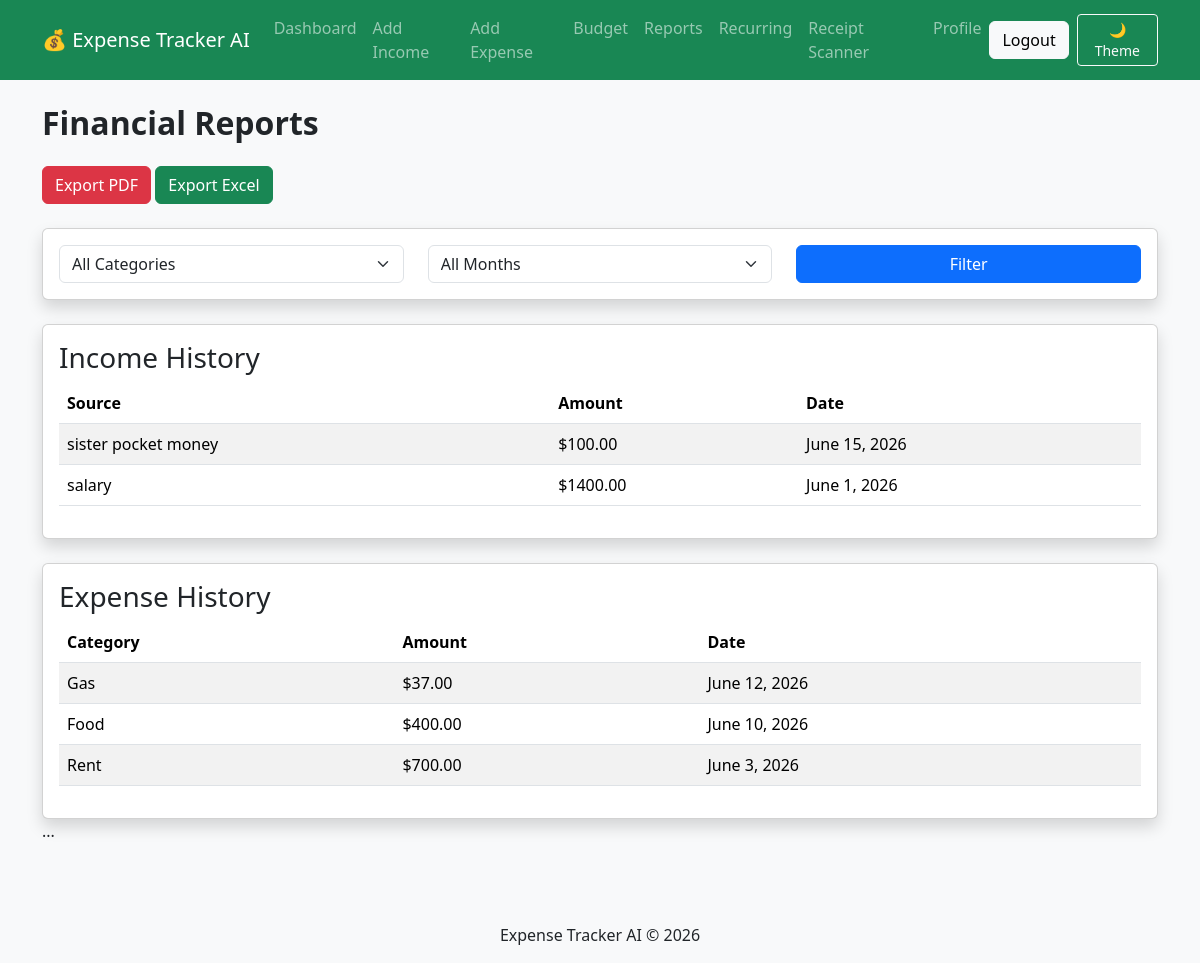
/reports/ (signed in), run on an earlier commit of the app's database.
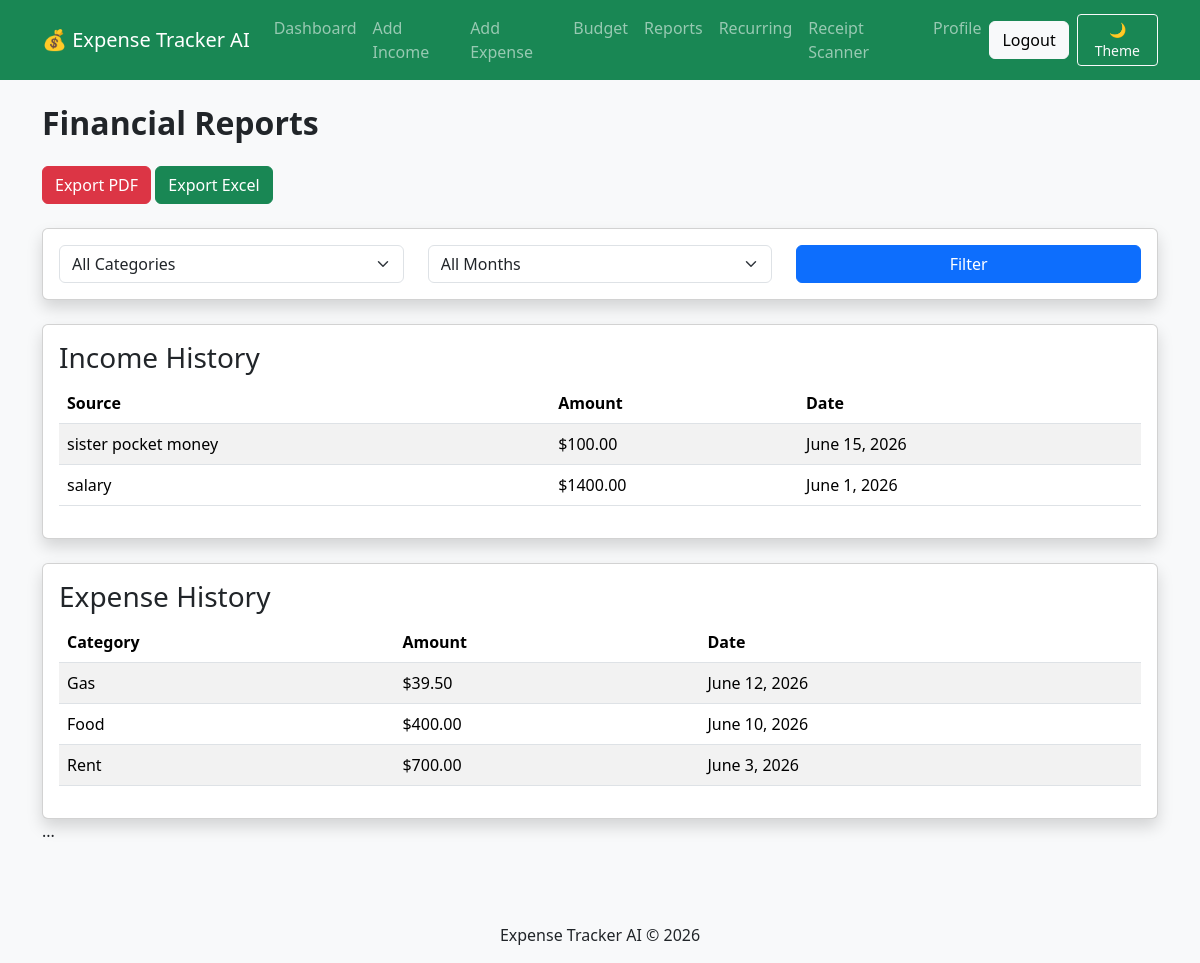
And on a later commit of the database.
### tracker/models.py (models this page shows, shortened)
class Income(models.Model):
    user = models.ForeignKey(
        User,
        on_delete=models.CASCADE
    )
    source = models.CharField(
        max_length=100
    )
    amount = models.DecimalField(
        max_digits=10,
        decimal_places=2
    )
    date = models.DateField()

class Expense(models.Model):
    CATEGORY_CHOICES = [
        ('Food', 'Food'),
        ('Rent', 'Rent'),
        ('Gas', 'Gas'),
        ('Shopping', 'Shopping'),
        ('Bills', 'Bills'),
        ('Travel', 'Travel'),
        ('Healthcare', 'Healthcare'),
        ('Other', 'Other'),
    ]
    user = models.ForeignKey(
        User,
        on_delete=models.CASCADE
    )
    category = models.CharField(
        max_length=50,
        choices=CATEGORY_CHOICES
    )
    amount = models.DecimalField(
        max_digits=10,
        decimal_places=2
    )
    date = models.DateField()
    description = models.CharField(
        max_length=200
    )

### tracker/views.py (the view)
@login_required
def reports(request):
    incomes = Income.objects.filter(
        user=request.user
    ).order_by("-date")
    expenses = Expense.objects.filter(
        user=request.user
    ).order_by("-date")
    category = request.GET.get("category")
    month = request.GET.get("month")
    if category:
        expenses = expenses.filter(
            category=category
        )
    if month:
        expenses = expenses.filter(
            date__month=month
        )
    context = {
        "incomes": incomes,
        "expenses": expenses,
        "categories": Expense.CATEGORY_CHOICES,
    }
    return render(
        request,
        "reports.html",
        context,
    )

### templates/reports.html (shortened to what this page needs)
{% extends 'base.html' %}
{% block content %}
<h2 class="mb-4">
    Financial Reports
</h2>
<a
    href="/export/pdf/"
    class="btn btn-danger mb-4">
    Export PDF
</a>
<a
    href="/export/excel/"
    class="btn btn-success mb-4">
    Export Excel
</a>
<div class="card shadow mb-4">
    <div class="card-body">
        <form method="GET">
            <div class="row">
                <div class="col-md-4">
                    <select
                        name="category"
                        class="form-select">
                        <option value="">
                            All Categories
                        </option>
                    </select>
                </div>
                <div class="col-md-4">
                    <select
                        name="month"
                        class="form-select">
                        <option value="">
                            All Months
                        </option>
                    </select>
                </div>
                <div class="col-md-4">
                    <button
                        type="submit"
                        class="btn btn-primary w-100">
                        Filter
                    </button>
                </div>
            </div>
        </form>
    </div>
</div>
<div class="card shadow mb-4">
    <div class="card-body">
        <h3>
            Income History
        </h3>
        <table class="table table-striped">
            <thead>
                <tr>
                    <th>Source</th>
                    <th>Amount</th>
                    <th>Date</th>
                </tr>
            </thead>
            <tbody>
                {% for income in incomes %}
                <tr>
                    <td>{{ income.source }}</td>
                    <td>${{ income.amount }}</td>
                    <td>{{ income.date }}</td>
                </tr>
                {% empty %}
                <tr>
                    <td colspan="3">
                        No income records
                    </td>
                </tr>
                {% endfor %}
            </tbody>
        </table>
    </div>
</div>
<div class="card shadow">
    <div class="card-body">
        <h3>
            Expense History
        </h3>
        <table class="table table-striped">
            <thead>
                <tr>
                    <th>Category</th>
                    <th>Amount</th>
                    <th>Date</th>
                </tr>
            </thead>
            <tbody>
                {% for expense in expenses %}
                <tr>
                    <td>{{ expense.category }}</td>
                    <td>${{ expense.amount }}</td>
                    <td>{{ expense.date }}</td>
                </tr>
                {% empty %}
                <tr>
                    <td colspan="3">
                        No expense records
                    </td>
                </tr>
                {% endfor %}
            </tbody>
        </table>
    </div>
</div>
<div class="table-responsive">
</div>
{% endblock %}

### templates/base.html (shortened to what this page needs)
{% load pwa %}
<!DOCTYPE html>
<html>
<head>
    <link href="https://cdn.jsdelivr.net/npm/bootstrap@5.3.3/dist/css/bootstrap.min.css" rel="stylesheet">
    <link rel="stylesheet"
    href="https://cdn.jsdelivr.net/npm/bootstrap-icons@1.11.3/font/bootstrap-icons.css">
</head>
<body class="bg-light"  id="pageBody">
<nav class="navbar navbar-expand-lg navbar-dark bg-success">
    <div class="container">
        <a class="navbar-brand" href="/">
            💰 Expense Tracker AI
        </a>
        <div
            class="collapse navbar-collapse"
            id="navbarNav">
            {% if user.is_authenticated %}
            <ul class="navbar-nav me-auto">
                <li class="nav-item">
                    <a class="nav-link" href="/">
                        Dashboard
                    </a>
                </li>
                <li class="nav-item">
                    <a class="nav-link" href="/income/add/">
                        Add Income
                    </a>
                </li>
                <li class="nav-item">
                    <a class="nav-link" href="/expense/add/">
                        Add Expense
                    </a>
                </li>
                <li class="nav-item">
                    <a class="nav-link" href="/budget/">
                        Budget
                    </a>
                </li>
                <li class="nav-item">
                    <a class="nav-link" href="/reports/">
                        Reports
                    </a>
                </li>
                <li class="nav-item">
                    <a   class="nav-link"
                    href="/recurring/">
                    Recurring
                    </a>
                </li>
                <li class="nav-item">
                    <a
                    class="nav-link"
                    href="/receipt/">
                    Receipt Scanner
                    </a>
                </li>
                <li class="nav-item">
                    <a   class="nav-link"
                    href="/profile/">
                    Profile
                    </a>
                </li>
            </ul>
            <a
                href="/logout/" class="btn btn-light">
                Logout
            </a>
            <button
                onclick="toggleTheme()"
                class="btn btn-outline-light btn-sm ms-2">
                🌙 Theme
            </button>
            {% endif %}
        </div>
    </div>
</nav>
<div class="container mt-4">
{% block content %}
{% endblock %}
</div>
<footer
class="text-center mt-5 p-3">
    Expense Tracker AI
    © 2026
</footer>
</body>
</html>

### templates/base.html (style rules this page uses)
.card { transition: 0.3s; }
h2 { font-weight: 600; }

What changed in the data, as far as the page shows it:
changed Expense "Gas": amount "37.00" → "39.50"
